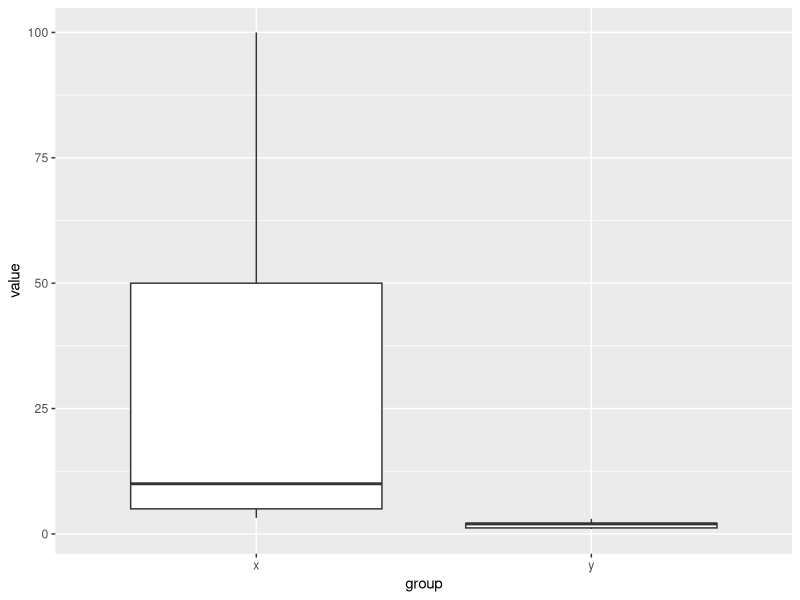
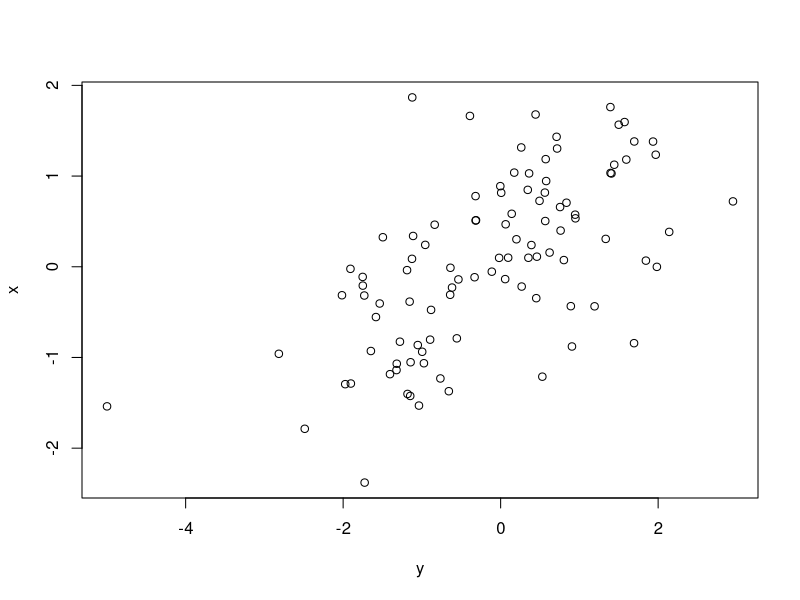

Write the R code that produced these figures, in order.
#' DESCRIPTION:
#' Script for introductory work

library(tidyverse)

# in-class ----------------------------------------------------------------

## non-parametric test ####
x <- c(3.2, 5.0, 10.0, 100, 50)
y <- c(1.0, 3.0, 2.0, 2.1, 1.2)

df_xy <- tibble(group = c(rep("x", length(x)),
                          rep("y", length(y))),
                value = c(x, y)
                )

df_xy %>% 
  ggplot(aes(x = group,
             y = value)) +
  geom_boxplot()

# try t-test
t.test(x, y)

# non-parametric version of t-test
# wilcox-test
wilcox.test(x, y)

# ANOVA is for more than two groups
aov(weight ~ group,
    data = PlantGrowth)

# non-parametric version of ANOVA = kruskal.test()
kruskal.test(weight ~ group,
             data = PlantGrowth)


## confidence interval ####

# insignificant
m <- lm(Sepal.Length ~ Sepal.Width,
        data = iris)

confint(m)

# significant
m1 <- lm(Petal.Length ~ Petal.Width,
         data = iris)

confint(m1)

## correlation ####
x <- rnorm(100, mean = 0, sd = 1)
y <- rnorm(100, mean = 0.8 * x, sd = 1)

plot(x ~ y)

## parametric - pearson
cor.test(x, y)

## non-parametric - spearman
cor.test(x, y, method = "spearman")

## covariance
cov(x, y)

cov(x, y)/(sd(x) * sd(y))
